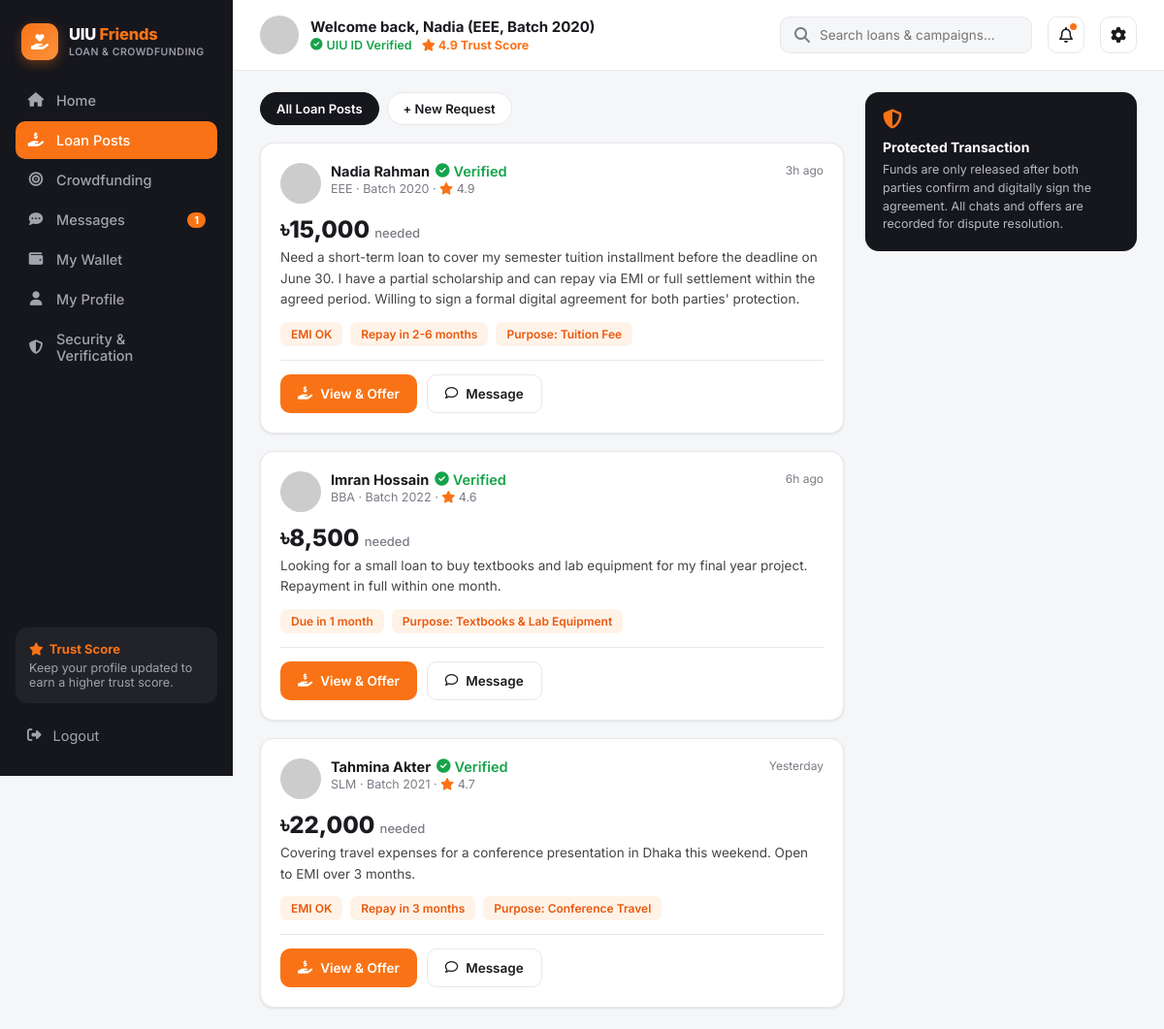
The page /loan_posts.php (signed in) on the database its author committed.
### tables this page shows
CREATE TABLE users (
    id                      INT AUTO_INCREMENT PRIMARY KEY,
    full_name               VARCHAR(120)  NOT NULL,
    email                   VARCHAR(150)  NOT NULL UNIQUE,
    password_hash           VARCHAR(255)  NOT NULL,
    student_id              VARCHAR(30)   NOT NULL UNIQUE,
    department              VARCHAR(20)   NOT NULL,
    batch                   VARCHAR(10)   NOT NULL,
    phone                   VARCHAR(20)   DEFAULT NULL,
    avatar                  VARCHAR(255)  DEFAULT 'assets/img/default-avatar.svg',
    role                    ENUM('user','admin') NOT NULL DEFAULT 'user',
    trust_score             DECIMAL(3,2)  NOT NULL DEFAULT 4.00,
    uiu_id_verified         TINYINT(1)    NOT NULL DEFAULT 0,
    email_verified          TINYINT(1)    NOT NULL DEFAULT 0,
    phone_verified          TINYINT(1)    NOT NULL DEFAULT 0,
    payment_linked          TINYINT(1)    NOT NULL DEFAULT 0,
    agreement_accepted      TINYINT(1)    NOT NULL DEFAULT 0,
    status                  ENUM('active','suspended') NOT NULL DEFAULT 'active',
    created_at              DATETIME      NOT NULL DEFAULT CURRENT_TIMESTAMP
);

CREATE TABLE loan_posts (
    id                  INT AUTO_INCREMENT PRIMARY KEY,
    user_id             INT NOT NULL,
    amount              DECIMAL(12,2) NOT NULL,
    purpose             VARCHAR(100)  NOT NULL,
    description         TEXT          NOT NULL,
    emi_ok              TINYINT(1)    NOT NULL DEFAULT 0,
    repay_period_text   VARCHAR(60)   NOT NULL,       
    status              ENUM('open','funded','closed') NOT NULL DEFAULT 'open',
    admin_status        ENUM('pending','approved','removed') NOT NULL DEFAULT 'approved',
    created_at          DATETIME NOT NULL DEFAULT CURRENT_TIMESTAMP,
    FOREIGN KEY (user_id) REFERENCES users(id) ON DELETE CASCADE
);

### includes/functions.php (called while the page is built, shortened)
<?php
require_once __DIR__ . '/../config/db.php';
function is_logged_in(): bool {
    return isset($_SESSION['user_id']);
}
function current_user(): ?array {
    global $pdo;
    $stmt = $pdo->prepare("SELECT * FROM users WHERE id = ?");
    $stmt->execute([$_SESSION['user_id']]);
    $cache = $stmt->fetch();
    return $cache;
}
function e(?string $str): string {
    return htmlspecialchars($str ?? '', ENT_QUOTES, 'UTF-8');
}
function taka(float $amount): string {
    return '৳' . number_format($amount, $amount == floor($amount) ? 0 : 2);
}
function time_ago(string $datetime): string {
    $diff = time() - strtotime($datetime);
    if ($diff < 86400) return floor($diff / 3600) . 'h ago';
    if ($diff < 172800) return 'Yesterday';
    return floor($diff / 86400) . 'd ago';
}

### loan_posts.php (the view, shortened to what this page needs)
<?php
require_once __DIR__ . '/includes/functions.php';
$u = current_user();
$sql = "SELECT lp.*, u.full_name, u.department, u.batch, u.trust_score, u.uiu_id_verified, u.avatar
        FROM loan_posts lp JOIN users u ON u.id = lp.user_id
        WHERE lp.admin_status='approved'";
$params = [];
$sql .= " ORDER BY lp.created_at DESC";
$stmt = $pdo->prepare($sql);
$stmt->execute($params);
$posts = $stmt->fetchAll();
include __DIR__ . '/includes/header.php';
?>
<div class="app-shell">
  <?php include __DIR__ . '/includes/sidebar.php'; ?>
  <div class="main-area">
    <?php include __DIR__ . '/includes/topbar.php'; ?>
    <div class="content-wrap">
      <div class="content-main">
        <div class="filter-tabs">
          <a href="loan_posts.php" class="active">All Loan Posts</a>
          <a href="loan_posts.php?new=1">+ New Request</a>
        </div>
        <?php foreach ($posts as $p): ?>
          <div class="card post-card">
            <div class="post-head">
              <div class="post-user">
                <img src="<?= e($p['avatar']) ?>" alt="">
                <div>
                  <div class="name"><?= e($p['full_name']) ?> <?= $p['uiu_id_verified'] ? '<span class="badge-verified"><i class="fa-solid fa-circle-check"></i> Verified</span>' : '' ?></div>
                  <div class="meta"><?= e($p['department']) ?> · Batch <?= e($p['batch']) ?> · <i class="fa-solid fa-star" style="color:#f97316"></i> <?= number_format($p['trust_score'],1) ?></div>
                </div>
              </div>
              <div class="post-time"><?= time_ago($p['created_at']) ?></div>
            </div>
            <div class="post-amount"><?= taka($p['amount']) ?> <span>needed</span></div>
            <div class="post-desc"><?= nl2br(e($p['description'])) ?></div>
            <div class="tag-row">
              <?php if ($p['emi_ok']): ?><span class="tag">EMI OK</span><?php endif; ?>
              <span class="tag"><?= e($p['repay_period_text']) ?></span>
              <span class="tag">Purpose: <?= e($p['purpose']) ?></span>
            </div>
            <div class="post-actions">
              <a href="loan_details.php?id=<?= $p['id'] ?>" class="btn btn-primary"><i class="fa-solid fa-hand-holding-dollar"></i> View & Offer</a>
              <a href="messages.php?to=<?= $p['user_id'] ?>&post=<?= $p['id'] ?>" class="btn btn-outline"><i class="fa-regular fa-comment"></i> Message</a>
            </div>
          </div>
        <?php endforeach; ?>
      </div>
      <div class="content-side">
        <div class="safety-box">
          <i class="fa-solid fa-shield-halved"></i>
          <h4>Protected Transaction</h4>
          <p>Funds are only released after both parties confirm and digitally sign the agreement. All chats and offers are recorded for dispute resolution.</p>
        </div>
      </div>
    </div>
  </div>
</div>
</body>
</html>

### includes/topbar.php (shortened to what this page needs)
<header class="topbar">
  <div class="topbar-welcome">
    <img src="<?= e($u['avatar']) ?>" alt="">
    <div>
      <h1>Welcome back, <?= e(explode(' ', $u['full_name'])[0]) ?> (<?= e($u['department']) ?>, Batch <?= e($u['batch']) ?>)</h1>
      <div class="meta">
        <?= $u['uiu_id_verified'] ? '<span class="badge-verified"><i class="fa-solid fa-circle-check"></i> UIU ID Verified</span>' : '<span class="badge-pending"><i class="fa-solid fa-clock"></i> Verification Pending</span>' ?>
        <span class="trust-chip"><i class="fa-solid fa-star"></i> <?= number_format($u['trust_score'],1) ?> Trust Score</span>
      </div>
    </div>
  </div>
  <div class="topbar-actions">
    <form action="search.php" method="get" class="search-box" style="margin:0;">
      <i class="fa-solid fa-magnifying-glass"></i>
      <input type="text" name="q" placeholder="Search loans &amp; campaigns..." value="<?= e($_GET['q'] ?? '') ?>">
    </form>
    <a href="messages.php" class="icon-btn"><i class="fa-regular fa-bell"></i><?php if (($unread ?? 0) > 0): ?><span class="dot"></span><?php endif; ?></a>
    <a href="security.php" class="icon-btn"><i class="fa-solid fa-gear"></i></a>
  </div>
</header>

### rows shown on the page
users: full_name "Nadia", department "EEE", batch "2020", trust_score "4.9"
loan_posts: user.full_name "Nadia Rahman", user.department "EEE", user.batch "2020", user.trust_score "4.9", created_at "3h ago", amount "৳15,000", description "Need a short-term loan to cover my semester tuition installment before the deadline on June 30. I have a partial scholarship and can repay via EMI or full settlement within the agreed period. Willing to sign a formal digital agreement for both parties' protection.", emi_ok "EMI OK", repay_period_text "Repay in 2-6 months", purpose "Tuition Fee"
loan_posts: user.full_name "Imran Hossain", user.department "BBA", user.batch "2022", user.trust_score "4.6", created_at "6h ago", amount "৳8,500", description "Looking for a small loan to buy textbooks and lab equipment for my final year project. Repayment in full within one month.", repay_period_text "Due in 1 month", purpose "Textbooks & Lab Equipment"
loan_posts: user.full_name "Tahmina Akter", user.department "SLM", user.batch "2021", user.trust_score "4.7", created_at "Yesterday", amount "৳22,000", description "Covering travel expenses for a conference presentation in Dhaka this weekend. Open to EMI over 3 months.", emi_ok "EMI OK", repay_period_text "Repay in 3 months", purpose "Conference Travel"

### other values the page prints
$item['label'] "Home"
$item['label'] "Loan Posts"
$item['label'] "Crowdfunding"
$item['label'] "Messages"
$unread "1"
$item['label'] "My Wallet"
$item['label'] "My Profile"
$item['label'] "Security & Verification"
